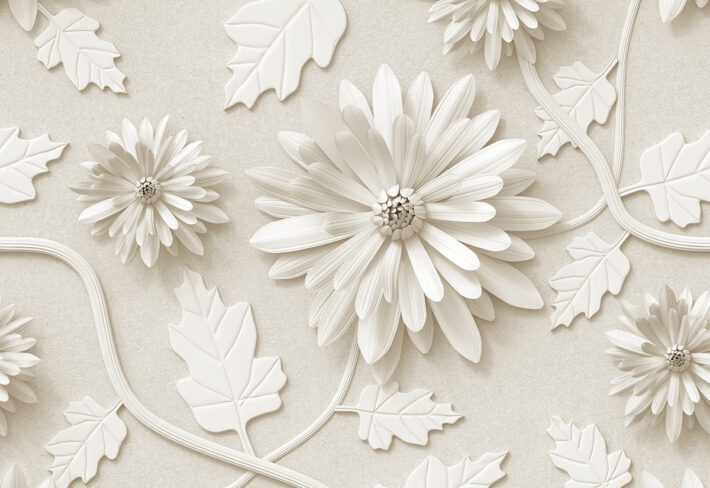
#> input picture 3.Text Annotation project/input.jpg, 710 x 488 px
$ python image_annotation.py
#> lines starting #> are read from the running program, lines starting #| are printed output that depends on the picture; after the words box and inside, x2 and y2 are one past the last pixel; in counts of white or black regions, pixels touching at a corner belong together
#text annotation

import cv2
import os

# Get current script folder path
base_path = os.path.dirname(os.path.abspath(__file__))

# Load image from same folder
image_path = os.path.join(base_path, "input.jpg")
img = cv2.imread(image_path)
#> img is the input picture: shape (488, 710, 3); mean B, G, R 203.3, 213.4, 218.5

if img is None:
    print("Error: input.jpg not found!")
    exit()

# Resize for better visibility
img = cv2.resize(img, (800, 500))
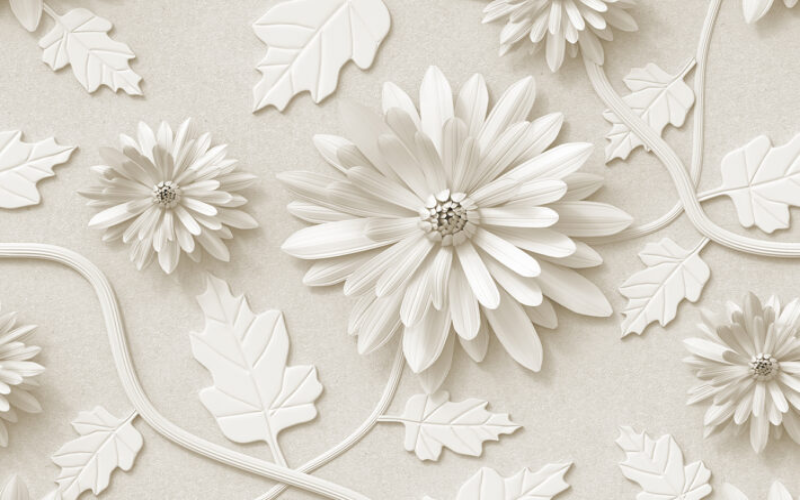
#> img: shape (500, 800, 3); mean B, G, R 203.2, 213.3, 218.4

# Line
line_img = img.copy()
cv2.line(line_img, (100, 100), (700, 100), (255, 0, 0), 5)
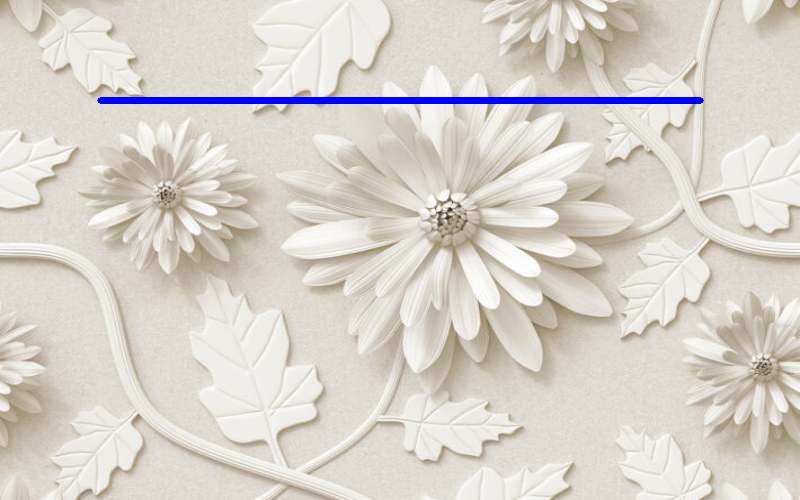
#> line_img: shape (500, 800, 3); 1.06% of pixels changed, all inside (x1, y1, x2, y2) = (97, 97, 704, 104)
cv2.imwrite(os.path.join(base_path, "output_line.jpg"), line_img)

# Rectangle
rect_img = img.copy()
cv2.rectangle(rect_img, (150, 150), (650, 350), (0, 255, 0), 5)
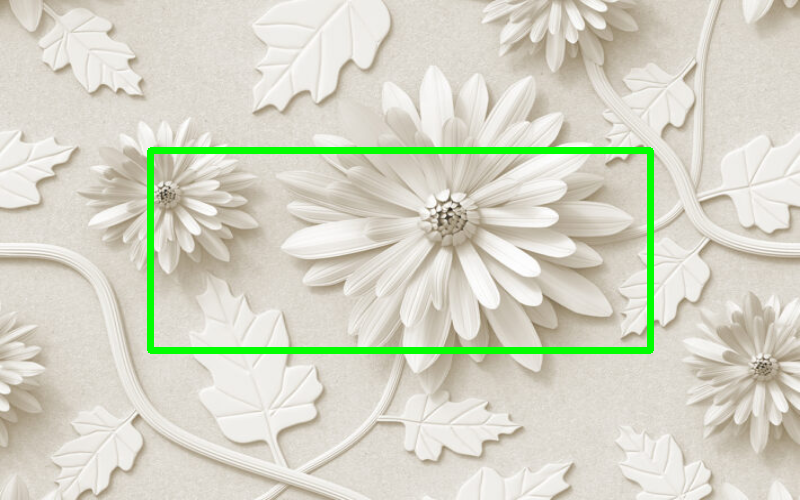
#> rect_img: shape (500, 800, 3); 2.44% of pixels changed, all inside (x1, y1, x2, y2) = (147, 147, 654, 354)
cv2.imwrite(os.path.join(base_path, "output_rectangle.jpg"), rect_img)

# Circle
circle_img = img.copy()
cv2.circle(circle_img, (400, 250), 100, (0, 0, 255), 5)
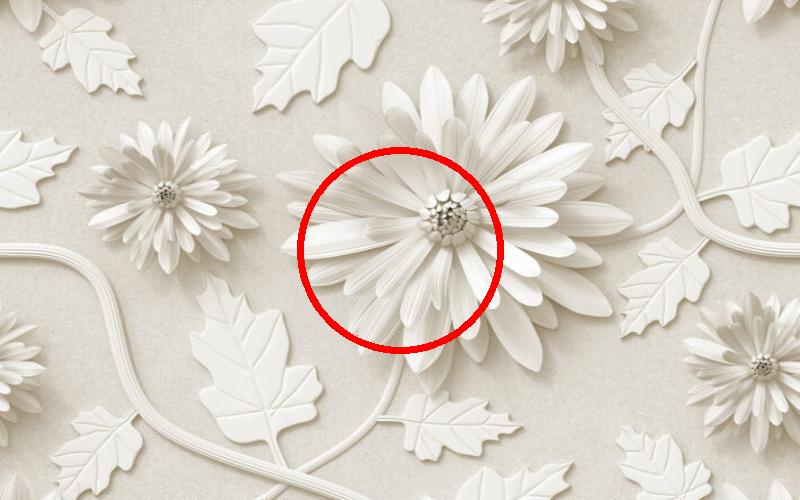
#> circle_img: shape (500, 800, 3); 1.1% of pixels changed, all inside (x1, y1, x2, y2) = (297, 147, 504, 354)
cv2.imwrite(os.path.join(base_path, "output_circle.jpg"), circle_img)

# Filled Circle
filled_circle_img = img.copy()
cv2.circle(filled_circle_img, (400, 250), 100, (255, 0, 0), -1)
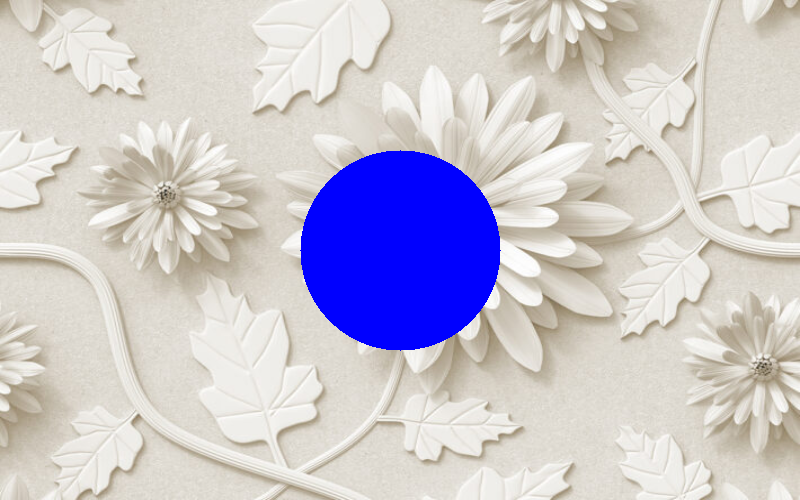
#> filled_circle_img: shape (500, 800, 3); 7.85% of pixels changed, all inside (x1, y1, x2, y2) = (300, 150, 501, 351)
cv2.imwrite(os.path.join(base_path, "output_filled_circle.jpg"), filled_circle_img)

# Ellipse
ellipse_img = img.copy()
cv2.ellipse(ellipse_img, (400, 250), (200, 100), 0, 0, 360, (255, 255, 0), 5)
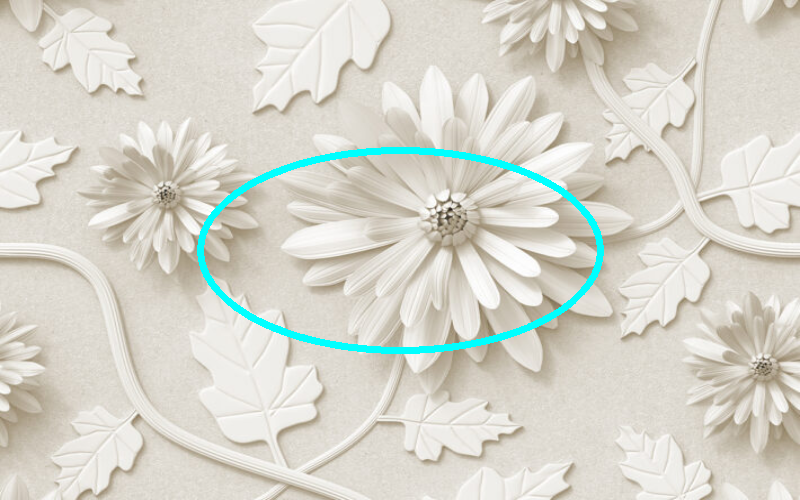
#> ellipse_img: shape (500, 800, 3); 1.68% of pixels changed, all inside (x1, y1, x2, y2) = (197, 147, 604, 354)
cv2.imwrite(os.path.join(base_path, "output_ellipse.jpg"), ellipse_img)

# Text
text_img = img.copy()
cv2.putText(text_img, "Image Annotation", (150, 450),
            cv2.FONT_HERSHEY_SIMPLEX,
            1.5, (255, 0, 255), 3)
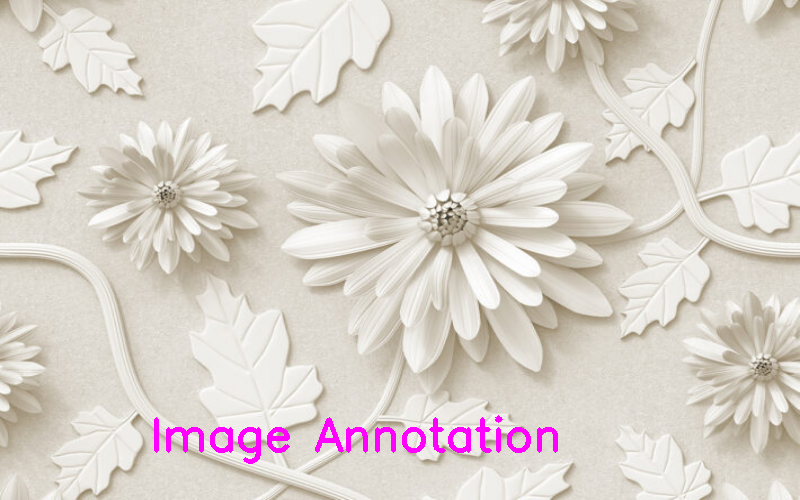
#> text_img: shape (500, 800, 3); 1.15% of pixels changed, all inside (x1, y1, x2, y2) = (154, 415, 558, 464)
cv2.imwrite(os.path.join(base_path, "output_text.jpg"), text_img)

print(" All outputs saved in the same folder successfully!")
